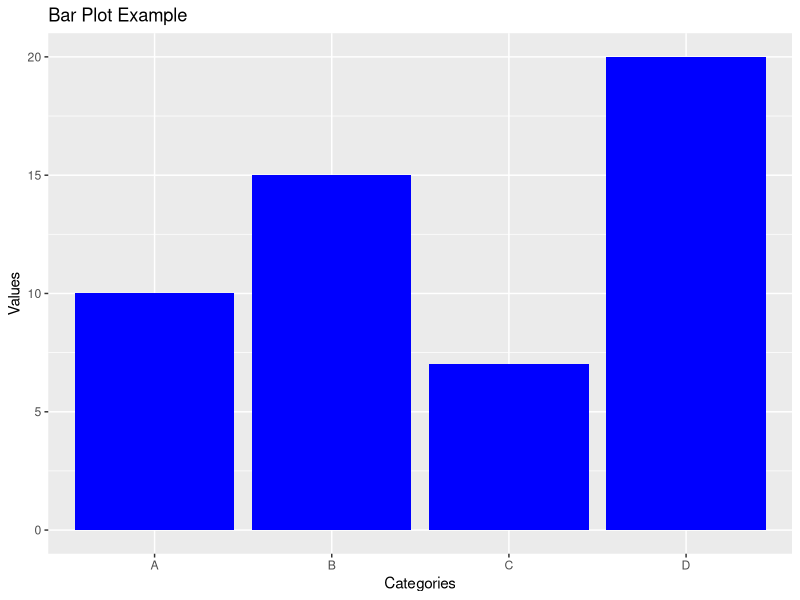

Reproduce this figure in R.
install.packages("ggplot2")
library(ggplot2)

data <- data.frame(
  Category = c("A", "B", "C", "D"),
  Value = c(10, 15, 7, 20)
)

# Create bar plot
ggplot(data, aes(x = Category, y = Value)) +
  geom_bar(stat = "identity", fill = "blue") +
  ggtitle("Bar Plot Example") +
  xlab("Categories") +
  ylab("Values")